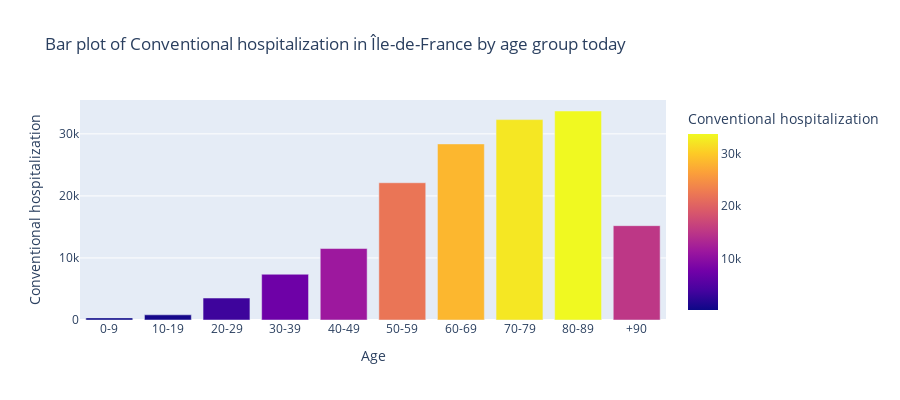

Notebook cell for this chart:
### Markdown cell above
- *bar_age*:

### Code cell
#Barplots
barplots.bar_age(3, 11, save=False)

### Figure 1 — Plotly figure (JSON) as saved in the notebook; plotly's stock layout.template omitted (floating-point values rounded to 4 significant figures)
{"data": [{"alignmentgroup": "True", "hovertemplate": "Age=%{x}<br>Conventional hospitalization=%{marker.color}<extra></extra>", "legendgroup": "", "marker": {"color": [340, 835, 3538, 7374, 11522, 22122, 28383, 32298, 33687, 15206], "coloraxis": "coloraxis"}, "name": "", "offsetgroup": "", "orientation": "v", "showlegend": false, "textposition": "auto", "type": "bar", "x": ["0-9", "10-19", "20-29", "30-39", "40-49", "50-59", "60-69", "70-79", "80-89", "+90"], "xaxis": "x", "y": [340, 835, 3538, 7374, 11522, 22122, 28383, 32298, 33687, 15206], "yaxis": "y"}], "layout": {"barmode": "relative", "coloraxis": {"colorbar": {"title": {"text": "Conventional hospitalization"}}, "colorscale": [[0, "#0d0887"], [0.1111, "#46039f"], [0.2222, "#7201a8"], [0.3333, "#9c179e"], [0.4444, "#bd3786"], [0.5556, "#d8576b"], [0.6667, "#ed7953"], [0.7778, "#fb9f3a"], [0.8889, "#fdca26"], [1, "#f0f921"]]}, "height": 400, "legend": {"tracegroupgap": 0}, "title": {"text": "Bar plot of Conventional hospitalization in Île-de-France by age group today"}, "xaxis": {"anchor": "y", "domain": [0, 1], "title": {"text": "Age"}}, "yaxis": {"anchor": "x", "domain": [0, 1], "title": {"text": "Conventional hospitalization"}}}}
